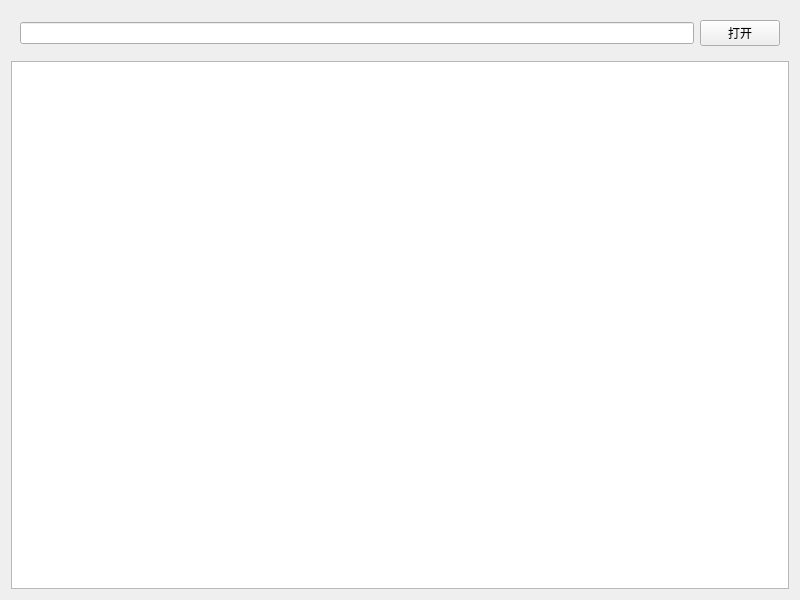
<?xml version="1.0" encoding="UTF-8"?>
<ui version="4.0">
 <class>Widget</class>
 <widget class="QWidget" name="Widget">
  <property name="geometry">
   <rect>
    <x>0</x>
    <y>0</y>
    <width>800</width>
    <height>600</height>
   </rect>
  </property>
  <property name="windowTitle">
   <string>Widget</string>
  </property>
  <layout class="QVBoxLayout" name="verticalLayout">
   <item>
    <widget class="QWidget" name="widget" native="true">
     <layout class="QHBoxLayout" name="horizontalLayout">
      <item>
       <widget class="QLineEdit" name="lineEdit"/>
      </item>
      <item>
       <widget class="QPushButton" name="pushButton">
        <property name="text">
         <string>打开</string>
        </property>
       </widget>
      </item>
     </layout>
    </widget>
   </item>
   <item>
    <widget class="QTextEdit" name="textEdit"/>
   </item>
  </layout>
 </widget>
 <resources/>
 <connections/>
</ui>
